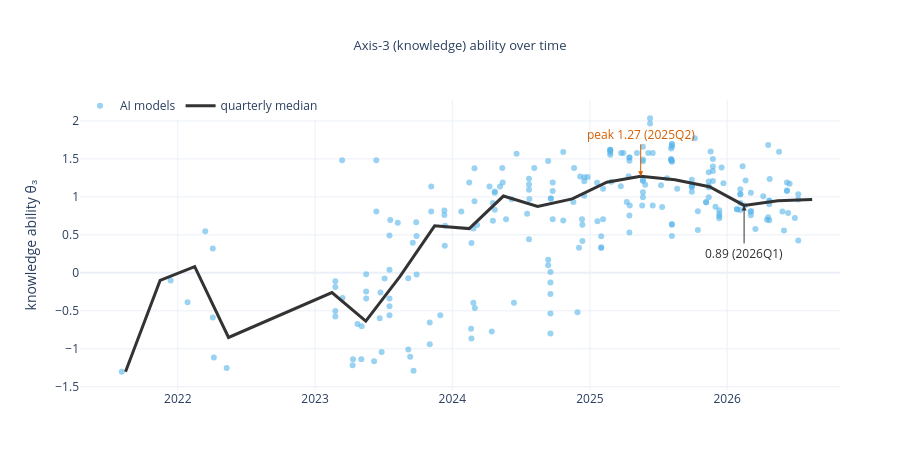

The code cell stored with this chart in its notebook:
### Markdown cell above
### 1 · The phenomenon: θ₃ climbs, then falls after mid-2025

### Code cell
fig = go.Figure()
fig.add_trace(go.Scatter(x=tl.release_date, y=tl["mean"], mode="markers", name="AI models",
                         marker=dict(color=C["sky"], size=6, opacity=0.6), text=tl.name,
                         hovertemplate="<b>%{text}</b><br>%{x|%Y-%m-%d} · θ₃ %{y:.2f}<extra></extra>"))
qm = tl.groupby("q")["mean"].median()
fig.add_trace(go.Scatter(x=qm.index.to_timestamp() + pd.offsets.Day(45), y=qm.values,
                         mode="lines", name="quarterly median", line=dict(color=C["dark"], width=3)))
pk = qm.idxmax()
fig.add_annotation(x=(pk.to_timestamp() + pd.offsets.Day(45)).isoformat(), y=float(qm.max()),
                   text=f"peak {qm.max():.2f} ({pk})", arrowhead=2, ax=0, ay=-42,
                   font=dict(color=C["verm"], size=12), arrowcolor=C["verm"])
lo = qm.loc["2025Q3":].idxmin()
fig.add_annotation(x=(lo.to_timestamp() + pd.offsets.Day(45)).isoformat(), y=float(qm.loc[lo]),
                   text=f"{qm.loc[lo]:.2f} ({lo})", arrowhead=2, ax=0, ay=48,
                   font=dict(color=C["dark"], size=12), arrowcolor=C["dark"])
fig.update_layout(title="Axis-3 (knowledge) ability over time",
                  yaxis_title="knowledge ability θ₃",
                  height=470, width=920, legend=dict(orientation="h", y=1.03))
show(fig, "p1_phenomenon")

### Figure 1 — Plotly figure (JSON) as saved in the notebook; plotly's stock layout.template omitted (floating-point values rounded to 4 significant figures; data arrays with more than 128 entries replaced by an {"elided": "..."} marker saying what was removed)
{"data": [{"hovertemplate": "<b>%{text}</b><br>%{x|%Y-%m-%d} · θ₃ %{y:.2f}<extra></extra>", "marker": {"color": "#56B4E9", "opacity": 0.6, "size": 6}, "mode": "markers", "name": "AI models", "text": {"elided": "230 str values"}, "type": "scatter", "x": {"elided": "230 str values"}, "y": {"elided": "230 float values"}}, {"line": {"color": "#333333", "width": 3}, "mode": "lines", "name": "quarterly median", "type": "scatter", "x": ["2021-08-15T00:00:00.000000", "2021-11-15T00:00:00.000000", "2022-02-15T00:00:00.000000", "2022-05-16T00:00:00.000000", "2023-02-15T00:00:00.000000", "2023-05-16T00:00:00.000000", "2023-08-15T00:00:00.000000", "2023-11-15T00:00:00.000000", "2024-02-15T00:00:00.000000", "2024-05-16T00:00:00.000000", "2024-08-15T00:00:00.000000", "2024-11-15T00:00:00.000000", "2025-02-15T00:00:00.000000", "2025-05-16T00:00:00.000000", "2025-08-15T00:00:00.000000", "2025-11-15T00:00:00.000000", "2026-02-15T00:00:00.000000", "2026-05-16T00:00:00.000000", "2026-08-15T00:00:00.000000"], "y": [-1.302, -0.0995, 0.08076, -0.8503, -0.2588, -0.6358, -0.04702, 0.6195, 0.5827, 1.011, 0.8739, 0.9739, 1.193, 1.271, 1.225, 1.134, 0.8878, 0.9503, 0.967]}], "layout": {"annotations": [{"arrowcolor": "#D55E00", "arrowhead": 2, "ax": 0, "ay": -42, "font": {"color": "#D55E00", "size": 12}, "text": "peak 1.27 (2025Q2)", "x": "2025-05-16T00:00:00", "y": 1.271}, {"arrowcolor": "#333333", "arrowhead": 2, "ax": 0, "ay": 48, "font": {"color": "#333333", "size": 12}, "text": "0.89 (2026Q1)", "x": "2026-02-15T00:00:00", "y": 0.8878}], "height": 470, "legend": {"orientation": "h", "y": 1.03}, "title": {"font": {"size": 13}, "text": "Axis-3 (knowledge) ability over time", "x": 0.5}, "width": 920, "yaxis": {"title": {"text": "knowledge ability θ₃"}}}}
